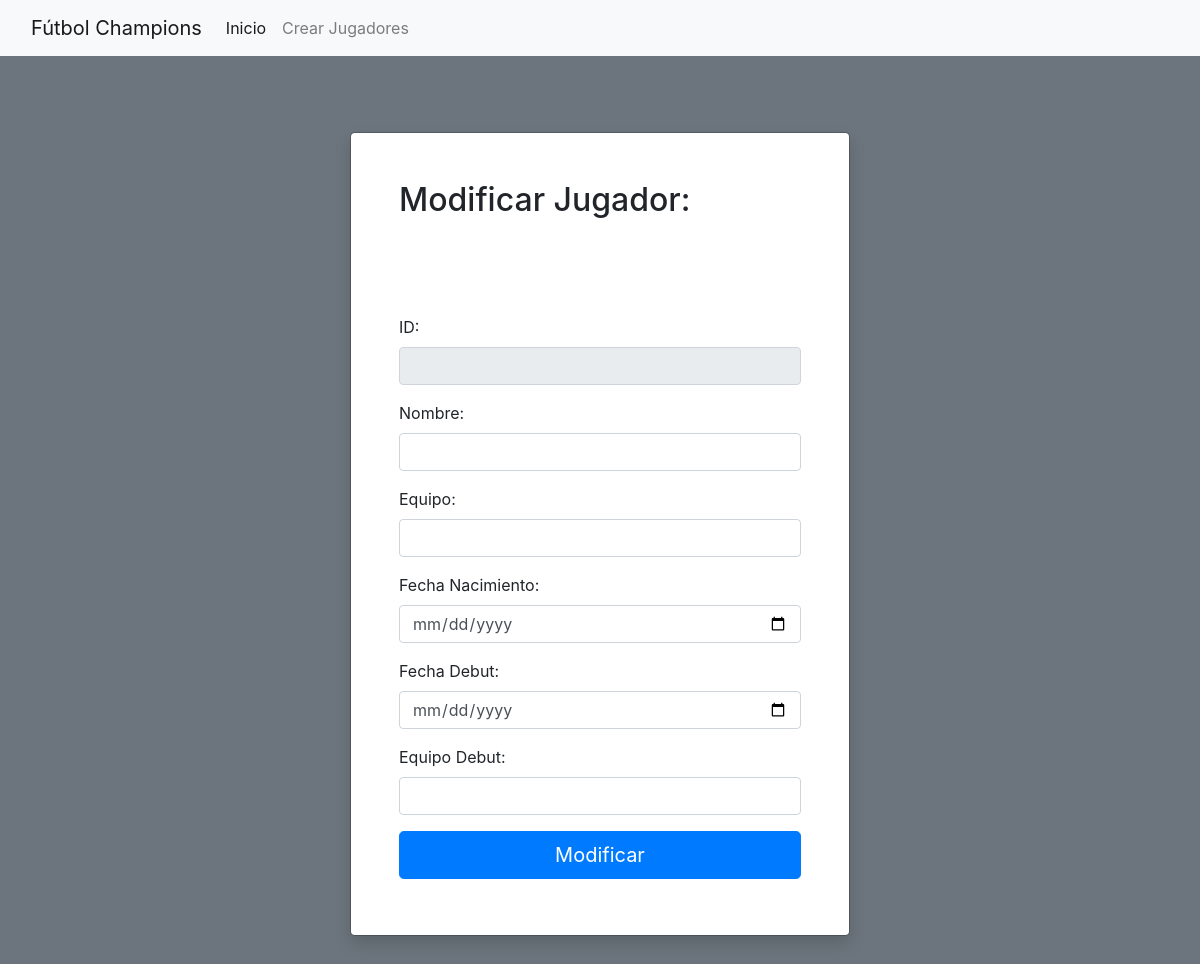
Page /futbol/modificar/2 on the earlier database version.
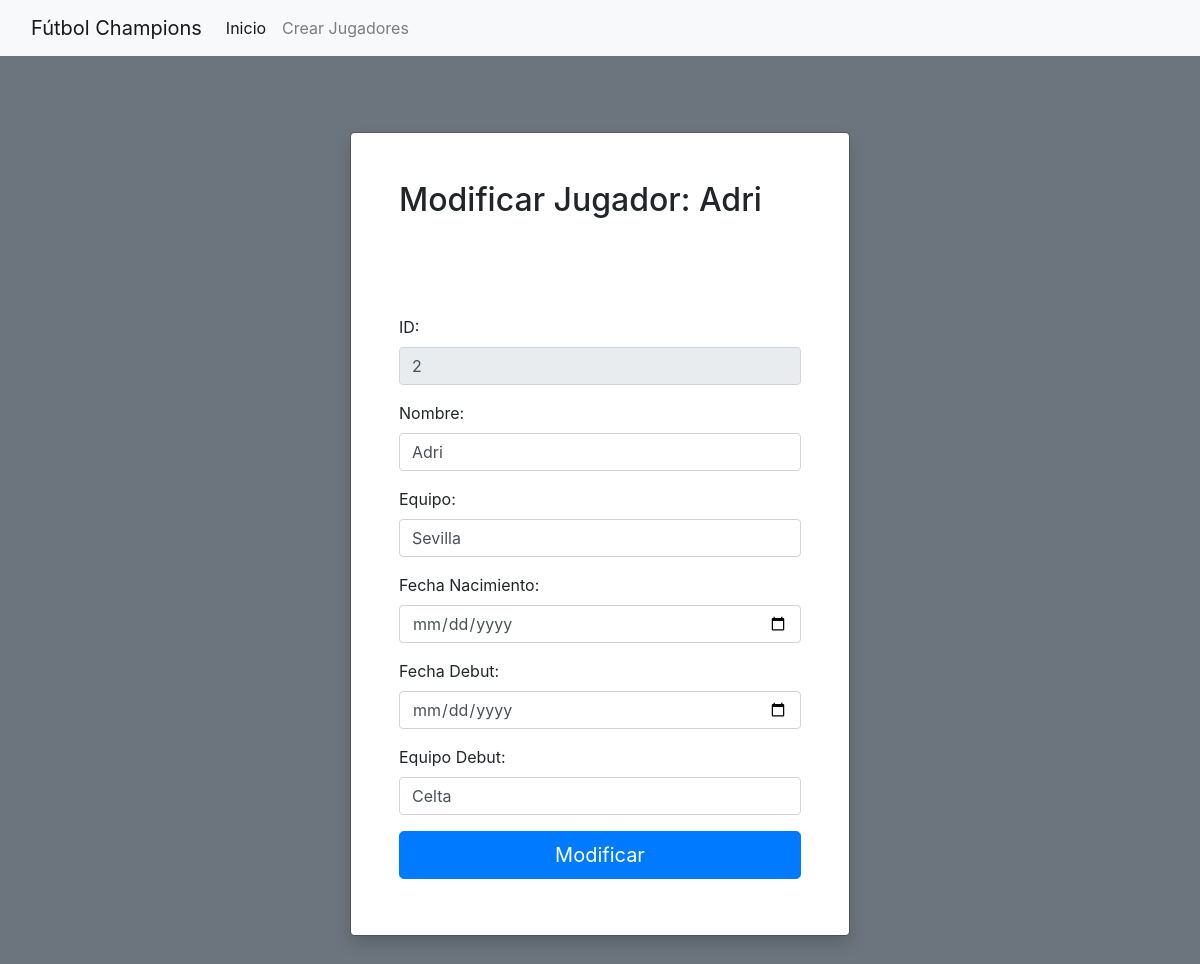
Same page on the later database version.
### futbol/models.py (models this page shows, shortened)
class Futbolista(models.Model):
    id = models.IntegerField(primary_key=True, default=1)
    nombre = models.TextField()
    equipo = models.TextField(max_length=150,default="pendiente")
    fecha_nacimiento = models.DateField()
    fecha_debut = models.DateField(default=None)
    equipo_debut = models.TextField(default=None)

### futbol/views.py (the view, shortened to what this page needs)
# urls.py: path('modificar/<int:id>', modifcarJugador),
def modifcarJugador(request,id):
    if request.method == "GET":
        j = Futbolista.objects.filter(id=id).first()
        return render(request, 'modificar.html', {'j': j})

### templates/modificar.html (shortened to what this page needs)
<!DOCTYPE html>
<html lang="en">
<head>
</head>
<body>
	  {% load bootstrap4 %}
	  {% bootstrap_css %}
	  {% load static %}
<nav class="navbar navbar-expand-lg navbar-light bg-light">
  <div class="container-fluid">
    <a class="navbar-brand" href="#">Fútbol Champions</a>
    <div class="collapse navbar-collapse" id="navbarSupportedContent">
      <ul class="navbar-nav me-auto mb-2 mb-lg-0">
        <li class="nav-item">
          <a class="nav-link active" aria-current="page" href="http://127.0.0.1:8000/futbol/index/">Inicio</a>
        </li>
          <li class="nav-item">
          <a class="nav-link" href="http://127.0.0.1:8000/futbol/crearjugador/">Crear Jugadores</a>
        </li>
      </ul>
    </div>
  </div>
</nav>
<form action="" method="POST">
<div class="modal modal-signin position-static d-block bg-secondary py-5" tabindex="-1" role="dialog" id="modalSignin">
  <div class="modal-dialog" role="document">
    <div class="modal-content rounded-4 shadow">
      <div class="modal-header p-5 pb-4 border-bottom-0">
        <h2 class="fw-bold mb-0">Modificar Jugador: {{ j.nombre }}</h2>
      </div>
      <div class="modal-body p-5 pt-0">
        <form class="">
          <div class="form-floating mb-3">
              <label for="id">ID:</label>
            <input type="number" class="form-control rounded-3" id="id" name="id" value="{{ j.id }}" readonly required >
          </div>
          <div class="form-floating mb-3">
              <label for="nombre"> Nombre: </label>
            <input type="text" class="form-control rounded-3" id="nombre" name="nombre" value="{{ j.nombre }}">
          </div>
            <div class="form-floating mb-3">
                <label for="equipo"> Equipo: </label>
            <input type="text" class="form-control rounded-3" id="equipo" name="equipo" value="{{ j.equipo }}">
          </div>
            <div class="form-floating mb-3">
                              <label for="fecha_nacimiento"> Fecha Nacimiento: </label>
            <input type="date" class="form-control rounded-3" id="fecha_nacimiento" name="fecha_nacimiento" value="{{ j.fecha_nacimiento }}">
          </div>
            <div class="form-floating mb-3">
                              <label for="fecha_debut"> Fecha Debut: </label>
            <input type="date" class="form-control rounded-3" id="fecha_debut" name="fecha_debut" value="{{ j.fecha_debut }}">
          </div>
            <div class="form-floating mb-3">
                <label for="equipo_debut"> Equipo Debut: </label>
            <input type="text" class="form-control rounded-3" id="equipo_debut" name="equipo_debut" value="{{ j.equipo_debut }}">
          </div>
          <button class="w-100 mb-2 btn btn-lg rounded-3 btn-primary" type="submit" value="Modificar">Modificar</button>
        </form>
      </div>
    </div>
  </div>
</div>
</form>
</body>
</html>

Differences in the rows shown:
added Futbolista: nombre "Adri", id "2", equipo "Sevilla", equipo_debut "Celta"
